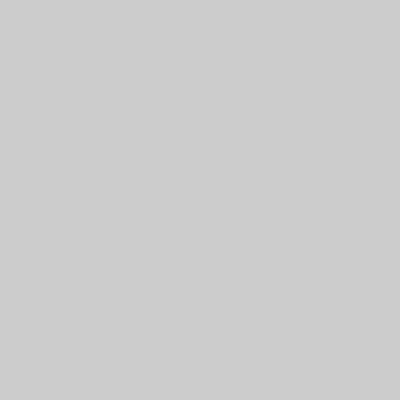
Frame 1 (no input)
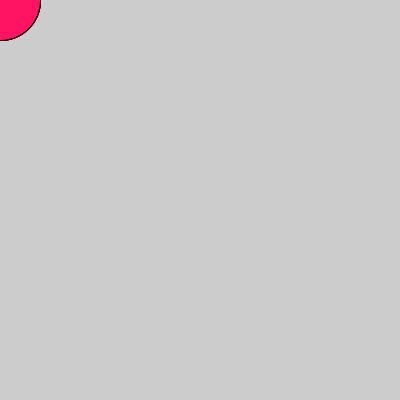
Frame 60 (the mouse pressed at the canvas centre just before this capture)
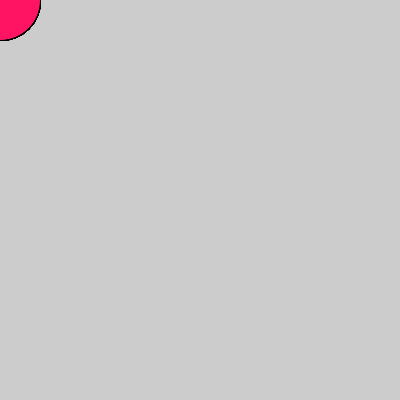
Frame 120 (the mouse held since frame 60 and released just before this capture)

The Processing sketch that drew these frames (run headless with seeded random() and noise(); from frame 60 on, the mouse is pressed at the canvas centre):

// Processing sketch: processing_33834
// ── processing_33834.pde

// set up a simple timer to draw an ellipse 1 seconds after user clicks(note: millis in milliseconds, so 1 seconds = 1000 millis)

float lastSavedTime;
float timeDelaySeconds = 1;
float timeDelay;

boolean drawCircleTrue = false;
float mouseXClicked;
float mouseYClicked;

void setup() {
  lastSavedTime = millis();
  timeDelay = 1000*timeDelaySeconds; 
  println(lastSavedTime);
  ellipseMode(CENTER);
  size(400, 400);
  smooth();
  fill(255, 20, 100);
}

void draw() {
  if (millis() - lastSavedTime > timeDelay) {
    drawCircleTrue = true;
  } 
  if (drawCircleTrue) {
    ellipse(mouseXClicked, mouseYClicked, 80, 80);
    drawCircleTrue = false;
  }
}

void mouseReleased() {
  lastSavedTime = millis();
  println(lastSavedTime);
  mouseXClicked = mouseX;
  mouseYClicked = mouseY;
}
